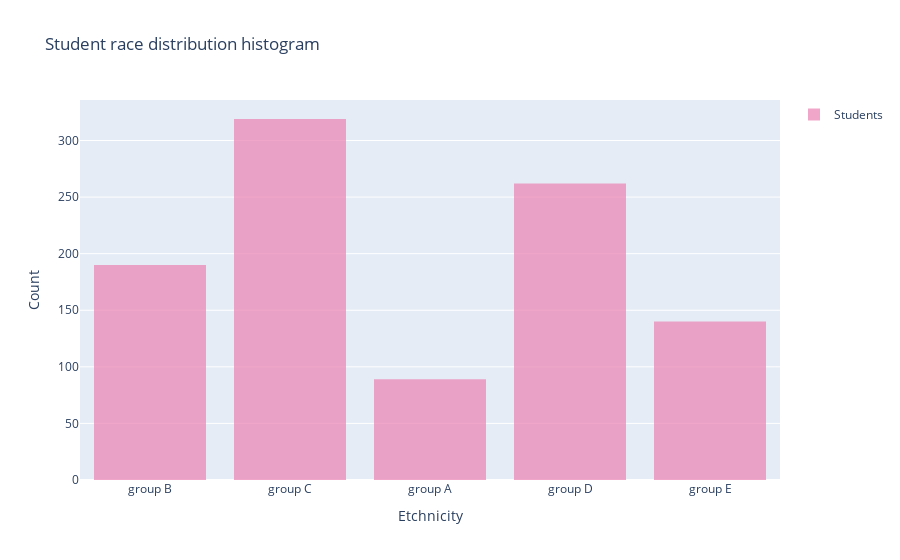

Here is the notebook cell this chart was saved with:
### Code cell
#Race preview
fig = go.Figure()
fig.add_trace(go.Histogram(
    x=df["race/ethnicity"],
    name='Students', # name used in legend and hover labels
    xbins=dict( # bins used for histogram
        size=0.1
        
    ),
    marker_color='#EB89B6',
    opacity=0.75
))


fig.update_layout(
    title_text='Student race distribution histogram', # title of plot
    xaxis_title_text='Ethnicity', # xaxis label
    yaxis_title_text='Count', # yaxis label
    showlegend=True
   
    
)

fig.show()
A= df['race/ethnicity'].nunique()
B=df['race/ethnicity'].unique()
print("There are ", A, " different ethnical groups: ", B)

### Figure 1 — Plotly figure (JSON) as saved in the notebook; plotly's stock layout.template omitted (floating-point values rounded to 4 significant figures; data arrays with more than 128 entries replaced by an {"elided": "..."} marker saying what was removed)
{"data": [{"marker": {"color": "#EB89B6"}, "name": "Students", "opacity": 0.75, "type": "histogram", "x": {"elided": "1000 str values"}, "xbins": {"size": 0.1}}], "layout": {"showlegend": true, "title": {"text": "Student race distribution histogram"}, "xaxis": {"title": {"text": "Etchnicity"}}, "yaxis": {"title": {"text": "Count"}}}}
